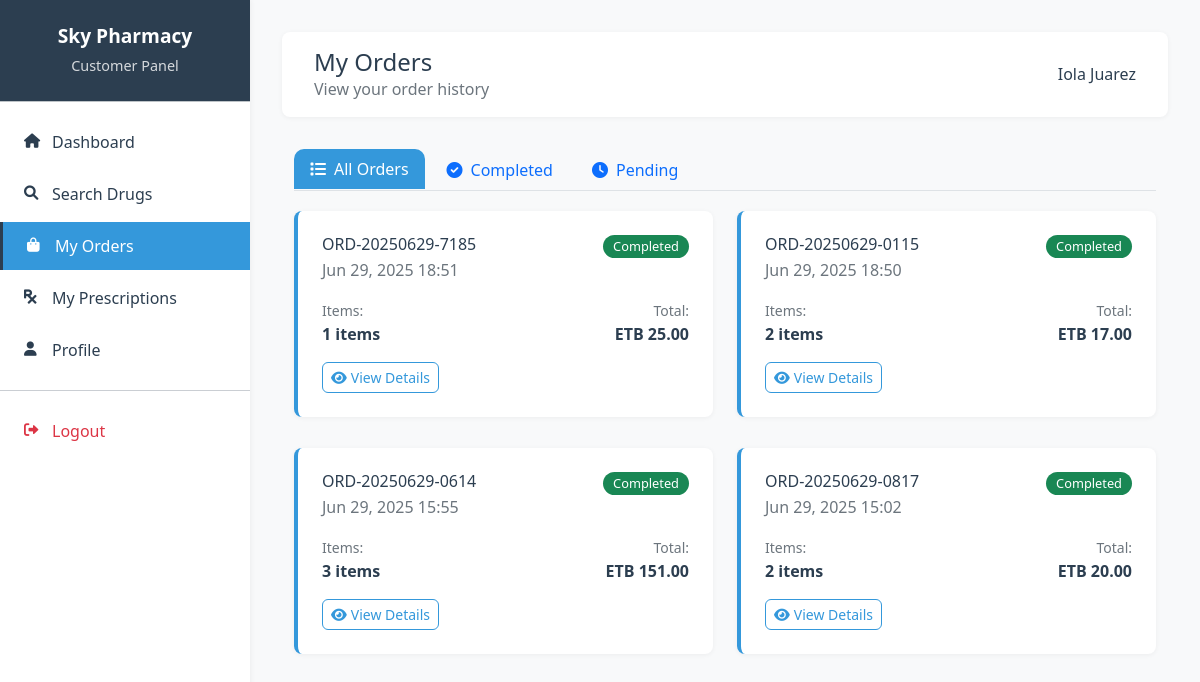
/customer/orders.php (signed in), run on the app's committed database.
### tables this page shows
CREATE TABLE `users` (
  `id` int(11) NOT NULL,
  `username` varchar(50) NOT NULL,
  `email` varchar(100) NOT NULL,
  `password_hash` varchar(255) NOT NULL,
  `full_name` varchar(100) NOT NULL,
  `role` enum('admin','pharmacist','cashier','customer') NOT NULL DEFAULT 'customer',
  `phone` varchar(20) DEFAULT NULL,
  `address` text DEFAULT NULL,
  `created_at` timestamp NOT NULL DEFAULT current_timestamp(),
  `updated_at` timestamp NOT NULL DEFAULT current_timestamp() ON UPDATE current_timestamp(),
  `is_active` tinyint(1) DEFAULT 1
);

CREATE TABLE `orders` (
  `id` int(11) NOT NULL,
  `customer_id` int(11) NOT NULL,
  `order_number` varchar(50) NOT NULL,
  `total_amount` decimal(10,2) NOT NULL,
  `status` enum('pending','confirmed','processing','ready','completed','cancelled') DEFAULT 'pending',
  `payment_status` enum('pending','paid','failed') DEFAULT 'pending',
  `payment_method` enum('cash','card','mobile_money') DEFAULT 'cash',
  `cashier_id` int(11) DEFAULT NULL,
  `created_at` timestamp NOT NULL DEFAULT current_timestamp(),
  `updated_at` timestamp NOT NULL DEFAULT current_timestamp() ON UPDATE current_timestamp()
);

### classes/Auth.php (called while the page is built, shortened)
<?php
require_once __DIR__ . '/../config/database.php';
class Auth {
    private $conn;
    public function __construct() {
        $database = new Database();
        $this->conn = $database->getConnection();
    }
    public function isLoggedIn() {
        return isset($_SESSION['logged_in']) && $_SESSION['logged_in'] === true;
    }
    public function getCurrentUser() {
        try {
            $query = "SELECT id, username, email, full_name, role, phone, address, is_active, created_at
                      FROM users WHERE id = :user_id";
            $stmt = $this->conn->prepare($query);
            $stmt->bindParam(':user_id', $_SESSION['user_id']);
            $stmt->execute();
            return $stmt->fetch(PDO::FETCH_ASSOC);
        } catch (PDOException $e) {
            return [
                'id' => $_SESSION['user_id'],
                'username' => $_SESSION['username'],
                'full_name' => $_SESSION['full_name'],
                'role' => $_SESSION['role']
            ];
        }
    }
}
?>

### config/database.php (called while the page is built, shortened)
<?php
class Database {
    private $host = 'localhost';
    private $db_name = 'sky_pharmacy';
    private $username = 'root';
    private $password = '';
    public function getConnection() {
        $this->conn = null;
        try {
            $this->conn = new PDO(
                "mysql:host=" . $this->host . ";dbname=" . $this->db_name,
                $this->username,
                $this->password
            );
            $this->conn->setAttribute(PDO::ATTR_ERRMODE, PDO::ERRMODE_EXCEPTION);
        } catch(PDOException $exception) {
            echo "Connection error: " . $exception->getMessage();
        }
        return $this->conn;
    }
}
?>

### classes/Order.php (called while the page is built, shortened)
<?php
require_once __DIR__ . '/../config/database.php';
class Order
{
    private $conn;
    public function __construct()
    {
        $database = new Database();
        $this->conn = $database->getConnection();
    }
    public function getOrdersByCustomer($customer_id)
    {
        try {
            $query = "SELECT o.*, COUNT(oi.id) as item_count
                      FROM orders o
                      LEFT JOIN order_items oi ON o.id = oi.order_id
                      WHERE o.customer_id = :customer_id
                      GROUP BY o.id
                      ORDER BY o.created_at DESC";
            $stmt = $this->conn->prepare($query);
            $stmt->bindParam(':customer_id', $customer_id);
            $stmt->execute();
            return $stmt->fetchAll(PDO::FETCH_ASSOC);
        } catch (PDOException $e) {
            return ['error' => $e->getMessage()];
        }
    }
}

### customer/orders.php (the view, shortened to what this page needs)
<?php
require_once '../classes/Auth.php';
require_once '../classes/Order.php';
$auth = new Auth();
$auth->requireRole('customer');
$user = $auth->getCurrentUser();
$order = new Order();
$user_orders = $order->getOrdersByCustomer($user['id']);
?>
<!DOCTYPE html>
<html lang="en">
<head>
    <link href="https://cdn.jsdelivr.net/npm/bootstrap@5.1.3/dist/css/bootstrap.min.css" rel="stylesheet">
    <link href="https://cdnjs.cloudflare.com/ajax/libs/font-awesome/6.0.0/css/all.min.css" rel="stylesheet">
    <link href="../assets/css/style.css" rel="stylesheet">
</head>
<body>
    <div class="sidebar">
        <div class="sidebar-header">
            <h4>Sky Pharmacy</h4>
            <p>Customer Panel</p>
        </div>
        <nav class="sidebar-menu">
            <a href="dashboard.php" class="nav-link">
                <i class="fas fa-home"></i>Dashboard
            </a>
            <a href="search.php" class="nav-link">
                <i class="fas fa-search"></i>Search Drugs
            </a>
            <a href="orders.php" class="nav-link active">
                <i class="fas fa-shopping-bag"></i>My Orders
            </a>
            <a href="prescriptions.php" class="nav-link">
                <i class="fas fa-prescription"></i>My Prescriptions
            </a>
            <a href="profile.php" class="nav-link">
                <i class="fas fa-user"></i>Profile
            </a>
            <hr class="my-3">
            <a href="../logout.php" class="nav-link text-danger">
                <i class="fas fa-sign-out-alt"></i>Logout
            </a>
        </nav>
    </div>
    <div class="main-content">
        <div class="top-nav">
            <div class="d-flex justify-content-between align-items-center">
                <div>
                    <h4 class="mb-0">My Orders</h4>
                    <p class="mb-0 text-muted">View your order history</p>
                </div>
                <div class="user-info">
                    <span class="user-name"><?php echo htmlspecialchars($user['full_name']); ?></span>
                </div>
            </div>
        </div>
        <div class="container mt-4">
            <?php if (empty($user_orders)): ?>
                <div class="row">
                    <div class="col-12">
                        <div class="card">
                            <div class="card-body text-center">
                                <i class="fas fa-shopping-bag fa-3x text-muted mb-3"></i>
                                <h5>No Orders Yet</h5>
                                <p class="text-muted">You haven't placed any orders yet.</p>
                                <a href="dashboard.php" class="btn btn-primary">
                                    <i class="fas fa-shopping-cart me-2"></i>Start Shopping
                                </a>
                            </div>
                        </div>
                    </div>
                </div>
            <?php else: ?>
                <ul class="nav nav-tabs" id="orderTabs" role="tablist">
                    <li class="nav-item" role="presentation">
                        <button class="nav-link active" id="all-tab" data-bs-toggle="tab" data-bs-target="#all" type="button" role="tab">
                            <i class="fas fa-list me-2"></i>All Orders
                        </button>
                    </li>
                    <li class="nav-item" role="presentation">
                        <button class="nav-link" id="completed-tab" data-bs-toggle="tab" data-bs-target="#completed" type="button" role="tab">
                            <i class="fas fa-check-circle me-2"></i>Completed
                        </button>
                    </li>
                    <li class="nav-item" role="presentation">
                        <button class="nav-link" id="pending-tab" data-bs-toggle="tab" data-bs-target="#pending" type="button" role="tab">
                            <i class="fas fa-clock me-2"></i>Pending
                        </button>
                    </li>
                </ul>
                <div class="tab-content" id="orderTabsContent">
                    <div class="tab-pane fade show active" id="all" role="tabpanel">
                        <div class="row">
                            <?php foreach ($user_orders as $order_item): ?>
                                <div class="col-md-6 mb-3">
                                    <div class="card order-card">
                                        <div class="card-body">
                                            <div class="d-flex justify-content-between align-items-start mb-3">
                                                <div>
                                                    <h6 class="card-title mb-1"><?php echo htmlspecialchars($order_item['order_number']); ?></h6>
                                                    <p class="text-muted mb-0"><?php echo date('M d, Y H:i', strtotime($order_item['created_at'])); ?></p>
                                                </div>
                                                <span class="status-badge badge bg-<?php echo $order_item['status'] === 'completed' ? 'success' : ($order_item['status'] === 'pending' ? 'warning' : 'info'); ?>">
                                                    <?php echo ucfirst($order_item['status']); ?>
                                                </span>
                                            </div>
                                            <div class="row mb-3">
                                                <div class="col-6">
                                                    <small class="text-muted">Items:</small><br>
                                                    <strong><?php echo $order_item['item_count']; ?> items</strong>
                                                </div>
                                                <div class="col-6 text-end">
                                                    <small class="text-muted">Total:</small><br>
                                                    <strong>ETB <?php echo number_format($order_item['total_amount'], 2); ?></strong>
                                                </div>
                                            </div>
                                            <div class="d-flex justify-content-between">
                                                <button class="btn btn-sm btn-outline-primary"
                                                        data-bs-toggle="modal"
                                                        data-bs-target="#viewOrderModal<?php echo $order_item['id']; ?>">
                                                    <i class="fas fa-eye me-1"></i>View Details
                                                </button>
                                            </div>
                                        </div>
                                    </div>
                                </div>
                            <?php endforeach; ?>
                        </div>
                    </div>
                </div>
            <?php endif; ?>
        </div>
    </div>
</body>
</html>

### assets/css/style.css (style rules this page uses)
:root { --primary-color: #2c3e50; --secondary-color: #34495e; --accent-color: #3498db; --success-color: #27ae60; --warning-color: #f39c12; --danger-color: #e74c3c; --light-color: #ecf0f1; --dark-color: #2c3e50; --white-color: #ffffff; --gray-color: #95a5a6; --border-color: #bdc3c7; --shadow-color: rgba(0, 0, 0, 0.05); --text-color: #2c3e50; --text-muted: #7f8c8d; }
body { background-color: #f8f9fa; font-family: 'Segoe UI', Tahoma, Geneva, Verdana, sans-serif; color: var(--text-color); }
.sidebar { background: var(--white-color); min-height: 100vh; box-shadow: 1px 0 5px var(--shadow-color); position: fixed; top: 0; left: 0; width: 250px; z-index: 1000; transition: all 0.3s ease; }
.sidebar-header { background: var(--primary-color); color: var(--white-color); padding: 1.5rem; text-align: center; border-bottom: 1px solid var(--border-color); }
.sidebar-header h4 { margin: 0; font-weight: 600; font-size: 1.2rem; }
.sidebar-header p { margin: 0.5rem 0 0 0; font-size: 0.9rem; opacity: 0.8; }
.sidebar-menu { padding: 1rem 0; }
.sidebar-menu .nav-link { color: var(--text-color); padding: 0.75rem 1.5rem; border: none; border-radius: 0; transition: all 0.3s ease; display: flex; align-items: center; font-weight: 500; text-decoration: none; }
.sidebar-menu .nav-link.active { background: var(--accent-color); color: var(--white-color); border-left: 3px solid var(--primary-color); }
.sidebar-menu .nav-link i { width: 16px; margin-right: 12px; font-size: 0.9rem; }
.main-content { margin-left: 250px; padding: 2rem; min-height: 100vh; background: #f8f9fa; }
.top-nav { background: var(--white-color); padding: 1rem 2rem; box-shadow: 0 1px 5px var(--shadow-color); margin-bottom: 2rem; border-radius: 8px; }
.top-nav .user-info { display: flex; align-items: center; gap: 1rem; }
.top-nav .user-info .user-name { font-weight: 500; color: var(--text-color); }
.card { border: none; border-radius: 8px; box-shadow: 0 1px 5px var(--shadow-color); transition: transform 0.2s ease; background: var(--white-color); }
.btn-outline-primary { color: var(--accent-color); border-color: var(--accent-color); border-radius: 6px; }
.badge { padding: 0.4rem 0.8rem; border-radius: 20px; font-size: 0.8rem; font-weight: 500; }
.btn i { margin-right: 0.5rem; }
.sidebar-menu .nav-link i { margin-right: 0.75rem; }
.sidebar-menu .nav-link { margin-bottom: 0.25rem; }
.card-header, .card-body { padding: 1.5rem; }
.card, .modal-content { border-radius: 8px; }

### customer/orders.php (style rules this page uses)
.order-card { border-left: 4px solid #3498db; margin-bottom: 15px; transition: transform 0.2s; }
.status-badge { font-size: 0.8rem; padding: 5px 10px; border-radius: 20px; }
.tab-content { padding-top: 20px; }
.nav-tabs .nav-link { border-radius: 10px 10px 0 0; margin-right: 5px; }
.nav-tabs .nav-link.active { background: #3498db; color: white; border: none; }

### data on the page
users: full_name "Iola Juarez"
orders: order_number "ORD-20250629-7185", created_at "Jun 29, 2025 18:51", status "Completed", item_count "1", total_amount "25.00"
orders: order_number "ORD-20250629-0115", created_at "Jun 29, 2025 18:50", status "Completed", item_count "2", total_amount "17.00"
orders: order_number "ORD-20250629-0614", created_at "Jun 29, 2025 15:55", status "Completed", item_count "3", total_amount "151.00"
orders: order_number "ORD-20250629-0817", created_at "Jun 29, 2025 15:02", status "Completed", item_count "2", total_amount "20.00"
